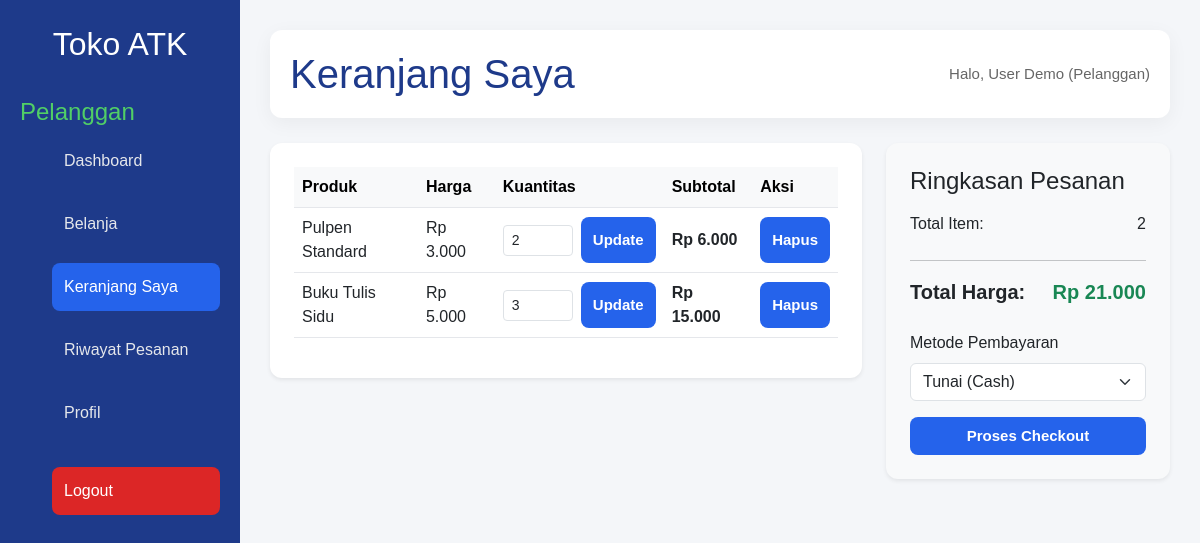
Screenshot of /app/keranjang.php (signed in) with the database file from the repository.
### tables this page shows
CREATE TABLE keranjang (
    id_keranjang INT PRIMARY KEY AUTO_INCREMENT,
    id_user INT NOT NULL,
    id_produk INT NOT NULL,
    jumlah INT NOT NULL DEFAULT 1,
    created_at TIMESTAMP DEFAULT CURRENT_TIMESTAMP,
    updated_at TIMESTAMP DEFAULT CURRENT_TIMESTAMP ON UPDATE CURRENT_TIMESTAMP,

    CONSTRAINT fk_keranjang_users
        FOREIGN KEY (id_user) REFERENCES users(id_user)
        ON DELETE CASCADE
        ON UPDATE CASCADE,

    CONSTRAINT fk_keranjang_produk
        FOREIGN KEY (id_produk) REFERENCES produk(id_produk)
        ON DELETE CASCADE
        ON UPDATE CASCADE,

    UNIQUE KEY unique_user_produk (id_user, id_produk)
);

CREATE TABLE produk (
    id_produk INT PRIMARY KEY AUTO_INCREMENT,
    nama_produk VARCHAR(100) NOT NULL,
    harga DECIMAL(10, 2) NOT NULL,
    jumlah_stok INT NOT NULL DEFAULT 0,
    created_at TIMESTAMP DEFAULT CURRENT_TIMESTAMP
);

### app/keranjang.php (the view, shortened to what this page needs)
<?php
include "config.php";
$nama = $_SESSION['nama'];
$id_user = $_SESSION['id_user'];
$query_keranjang = "
    SELECT k.id_keranjang, k.jumlah, p.id_produk, p.nama_produk, p.harga, p.jumlah_stok
    FROM keranjang k
    JOIN produk p ON k.id_produk = p.id_produk
    WHERE k.id_user = $id_user
";
$result_keranjang = mysqli_query($conn, $query_keranjang);
$total_belanja = 0;
$items = [];
while ($row = mysqli_fetch_assoc($result_keranjang)) {
    $items[] = $row;
    $total_belanja += ($row['harga'] * $row['jumlah']);
}
?>
<!DOCTYPE html>
<html lang="id">
<head>
    <link href="https://cdn.jsdelivr.net/npm/bootstrap@5.3.0/dist/css/bootstrap.min.css" rel="stylesheet">
    <link rel="stylesheet" href="style/style.css">
</head>
<body>
<div class="sidebar">
    <h2>Toko ATK</h2>
    <h4 style="color: #51cf66; margin: 10px 0;">Pelanggan</h4>
    <ul>
        <li><a href="dashboard.php">Dashboard</a></li>
        <li><a href="belanja.php">Belanja</a></li>
        <li><a href="keranjang.php" class="active">Keranjang Saya</a></li>
        <li><a href="riwayat.php">Riwayat Pesanan</a></li>
        <li><a href="profile.php">Profil</a></li>
        <li><a href="logout.php" class="logout">Logout</a></li>
    </ul>
</div>
<div class="main-content">
    <div class="topbar">
        <h1>Keranjang Saya</h1>
        <p>Halo, <?= htmlspecialchars($nama); ?> (Pelanggan)</p>
    </div>
    <div class="row">
        <div class="col-md-8">
            <div class="card p-4 shadow-sm border-0">
                <div class="table-responsive">
                    <table class="table table-hover align-middle">
                        <thead class="table-light">
                            <tr>
                                <th>Produk</th>
                                <th>Harga</th>
                                <th>Kuantitas</th>
                                <th>Subtotal</th>
                                <th>Aksi</th>
                            </tr>
                        </thead>
                        <tbody>
                            <?php foreach ($items as $item): ?>
                            <tr>
                                <td><?= htmlspecialchars($item['nama_produk']) ?></td>
                                <td>Rp <?= number_format($item['harga'], 0, ',', '.') ?></td>
                                <td>
                                    <form method="POST" class="d-flex align-items-center gap-2">
                                        <input type="number" name="jumlah" class="form-control form-control-sm" value="<?= $item['jumlah'] ?>" min="1" max="<?= $item['jumlah_stok'] ?>" style="width: 70px;">
                                        <button type="submit" name="update_keranjang" class="btn btn-outline-primary btn-sm w-auto">Update</button>
                                    </form>
                                </td>
                                <td class="fw-bold">Rp <?= number_format($item['harga'] * $item['jumlah'], 0, ',', '.') ?></td>
                                <td>
                                    <a href="keranjang.php?hapus=<?= $item['id_keranjang'] ?>" class="btn btn-danger btn-sm w-auto" onclick="return confirm('Hapus item ini?')">Hapus</a>
                                </td>
                            </tr>
                            <?php endforeach; ?>
                        </tbody>
                    </table>
                </div>
            </div>
        </div>
        <div class="col-md-4">
            <div class="card p-4 shadow-sm border-0 bg-light">
                <h4 class="mb-3">Ringkasan Pesanan</h4>
                <div class="d-flex justify-content-between mb-2">
                    <span>Total Item:</span>
                    <span><?= count($items) ?></span>
                </div>
                <hr>
                <div class="d-flex justify-content-between mb-4">
                    <span class="fw-bold fs-5">Total Harga:</span>
                    <span class="fw-bold fs-5 text-success">Rp <?= number_format($total_belanja, 0, ',', '.') ?></span>
                </div>
                <?php if(count($items) > 0): ?>
                <form action="checkout.php" method="POST">
                    <div class="mb-3">
                        <label class="form-label">Metode Pembayaran</label>
                        <select name="metode_pembayaran" class="form-select" required>
                            <option value="cash">Tunai (Cash)</option>
                        </select>
                    </div>
                    <button type="submit" name="checkout" class="btn btn-primary w-100 fw-bold py-2" onclick="return confirm('Lanjutkan ke pembayaran?')">Proses Checkout</button>
                </form>
                <?php else: ?>
                <button class="btn btn-secondary w-100 py-2" disabled>Proses Checkout</button>
                <?php endif; ?>
            </div>
        </div>
    </div>
</div>
</body>
</html>

### app/style/style.css (style rules this page uses)
* { margin: 0; padding: 0; box-sizing: border-box; font-family: Arial, Helvetica, sans-serif; }
body { background: #f4f6f9; color: #333; }
.btn { width: 100%; padding: 12px; background: #2563eb; border: none; color: #fff; border-radius: 8px; font-size: 15px; cursor: pointer; font-weight: bold; }
.sidebar { width: 240px; height: 100vh; background: #1e3a8a; position: fixed; left: 0; top: 0; padding: 25px 20px; color: white; }
.sidebar h2 { margin-bottom: 35px; text-align: center; }
.sidebar ul { list-style: none; }
.sidebar ul li { margin-bottom: 15px; }
.sidebar ul li a { color: #e5e7eb; text-decoration: none; display: block; padding: 12px; border-radius: 8px; }
.sidebar ul li a:hover, .sidebar ul li a.active { background: #2563eb; color: #fff; }
.sidebar ul li a.logout { background: #dc2626; color: white; margin-top: 30px; }
.main-content { margin-left: 240px; padding: 30px; }
.topbar { background: white; padding: 20px; border-radius: 12px; display: flex; justify-content: space-between; align-items: center; margin-bottom: 25px; box-shadow: 0 5px 20px rgba(0,0,0,0.05); }
.topbar h1 { color: #1e3a8a; margin: 0; }
.topbar p { margin: 0; color: #666; font-size: 15px; }
.card { background: white; padding: 25px; border-radius: 12px; box-shadow: 0 5px 20px rgba(0,0,0,0.05); }
table { width: 100%; border-collapse: collapse; }
table thead { background: #2563eb; color: white; }
table th, table td { padding: 14px; border-bottom: 1px solid #e5e7eb; text-align: left; }

### app/keranjang.php (style rules this page uses)
.sidebar ul li a { text-decoration: none; }

### rows the page displays
keranjang: id_produk.nama_produk "Pulpen Standard", id_produk.harga "3.000", jumlah "2", $item['harga'] * $item['jumlah'] "6.000"
keranjang: id_produk.nama_produk "Buku Tulis Sidu", id_produk.harga "5.000", jumlah "3", $item['harga'] * $item['jumlah'] "15.000"

### other values shown
$nama "User Demo"
count($items) "2"
$total_belanja "21.000"
